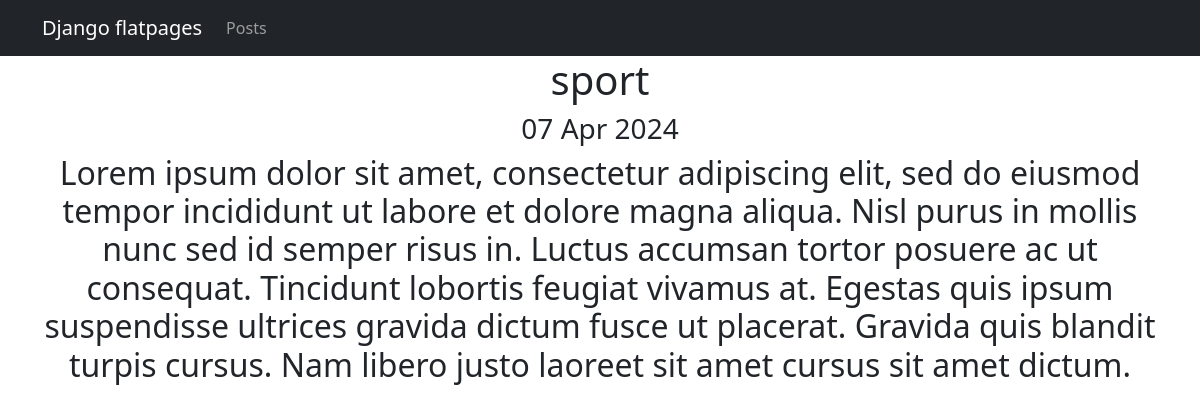
/posts/6, run on the app's committed database.
### news/models.py (models this page shows, shortened)
class Post(models.Model):
    article = 'A'
    news = 'N'
    POSITIONS = [
        (article, 'Статья'),
        (news, 'Новость')
    ]
    author = models.ForeignKey(Author, on_delete = models.CASCADE)
    type = models.CharField(max_length=1, choices=POSITIONS, default = news)
    date_in = models.DateTimeField(auto_now_add=True)
    category = models.ManyToManyField(Category, through='PostCategory')
    title = models.CharField(max_length=255)
    text = models.TextField()
    rating = models.IntegerField(default=0)

### news/views.py (the view)
# urls.py: path('<int:pk>', PostDetail.as_view(), name='post_detail'),
class PostDetail(DetailView):
    model = Post
    template_name = 'post.html'
    context_object_name = 'post'

### news/templatetags/post_filters.py (called while the page is built)
@register.filter()
def censor(word):
    for i in BAD_WORDS:
        word = word.replace(i[1:], '*' * len(i[1:]))
    return word

### templates/post.html (shortened to what this page needs)
{% extends 'flatpages/default.html' %}
{% load post_filters %}
{% block content %}
<h1>{{ post.title|censor }}</h1>
<h3>{{ post.date_in|date:'d M Y' }}</h3>
<h2>{{ post.text|censor }}</h2>
{% endblock content %}

### data on the page
Post: title|censor "sport", date_in "07 Apr 2024", text|censor "Lorem ipsum dolor sit amet, consectetur adipiscing elit, sed do eiusmod tempor incididunt ut labore et dolore magna aliqua. Nisl purus in mollis nunc sed id semper risus in. Luctus accumsan tortor posuere ac ut consequat. Tincidunt lobortis feugiat vivamus at. Egestas quis ipsum suspendisse ultrices gravida dictum fusce ut placerat. Gravida quis blandit turpis cursus. Nam libero justo laoreet sit amet cursus sit amet dictum."
